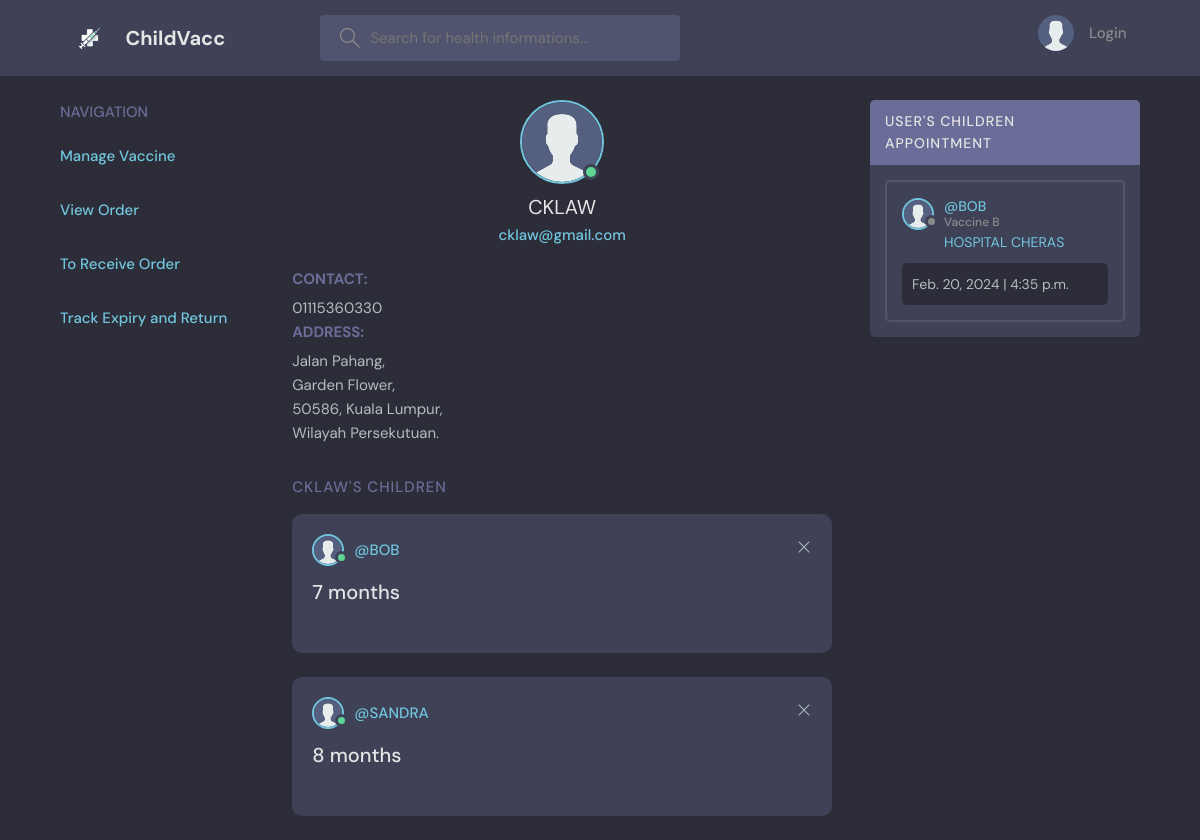
The app's page /profile-parent/10 with its own data.
### base/models.py (models this page shows, shortened)
class User(AbstractUser):
    email = models.EmailField(unique=True)
    username = models.CharField(max_length=150, unique=True)
    avatar = models.ImageField(null=True, default="avatar.svg")
    contact = models.CharField(max_length=12, null=True)
    address1 = models.CharField(max_length=30)
    address2 = models.CharField(max_length=30)
    postcode = models.CharField(max_length=5)
    city = models.CharField(max_length=30)
    state = models.CharField(max_length=20)
    class Types(models.TextChoices):
        PARENT = "PARENT", "Parent"
        HOSPITAL = "HOSPITAL", "Hospital"
        ADMIN = "ADMIN", "Admin"
        VACCINESUPPLIER = "VACCINESUPPLIER", "VaccineSupplier"
    type = models.CharField(max_length=50, choices=Types.choices, default=Types.ADMIN)
    class Status(models.TextChoices):
        APPROVED = "APPROVED", "Approved"
        PENDING = "PENDING", "Pending"
        RESTRICTED = "RESTRICTED", "Restricted"
    status = models.CharField(max_length=50, choices=Status.choices, default=Status.PENDING)
    class Meta:
        ordering = ['username']
    USERNAME_FIELD = 'email'
    REQUIRED_FIELDS = ['username', 'type']

class Child(models.Model):
    name = models.CharField(max_length=150)
    age = models.IntegerField(default=0)
    ic = models.CharField(max_length=12, unique=True)
    parent = models.ForeignKey(Parent, on_delete=models.CASCADE)
    avatar = models.ImageField(null=True, default="avatar.svg")
    class Meta:
        ordering = ['age', 'name']
    def __str__(self):
        return self.name

class Appointment(models.Model):
    hospitalvaccine = models.ForeignKey(HospitalVaccine, on_delete=models.CASCADE)
    child = models.ForeignKey(Child, on_delete=models.CASCADE)
    date = models.DateField()
    time = models.TimeField()
    class Status(models.TextChoices):
        SCHEDULED = "SCHEDULED", "Scheduled"
        VACCINATED = "VACCINATED", "Vaccinated"
    status = models.CharField(max_length=50, choices=Status.choices, default=Status.SCHEDULED)
    class Meta:
        ordering = ['date', 'time']

class HospitalVaccine(models.Model):
    hospital = models.ForeignKey(Hospital, on_delete=models.CASCADE)
    vaccine = models.ForeignKey(Vaccine, on_delete=models.CASCADE)
    stored = models.IntegerField()
    booked = models.IntegerField(default=0)
    expiry = models.DateField(null=True)
    class Status(models.TextChoices):
        TOSHIP = "TOSHIP", "ToShip"
        TORECEIVE = "TORECEIVE", "ToReceive"
        COMPLETED = "COMPLETED", "Completed"
        EXPIRED = "EXPIRED", "Expired"
    status = models.CharField(max_length=50, choices=Status.choices, default=Status.TOSHIP)
    class Meta:
        ordering = ['expiry', 'status', 'vaccine']

class Vaccine(models.Model):
    name = models.CharField(max_length=30)
    description = models.TextField(null=True, blank=True)
    startage = models.IntegerField()
    endage = models.IntegerField()
    def __str__(self):
        return self.name

### base/views.py (the view)
# urls.py: path('profile-parent/<str:pk>', views.parentProfilePage, name="profile-parent"),
def parentProfilePage(request, pk):
    user = User.objects.get(id=pk)
    appointments = None
    childs = Child.objects.filter(parent=user)
    appointments = Appointment.objects.filter(
        child__in=childs,
        status="SCHEDULED"
        )
    context = {'user': user, 'childs': childs, 'appointments': appointments}
    return render(request, 'base/profile_parent.html', context)

### base/templates/base/profile_parent.html (shortened to what this page needs)
{% extends 'main.html' %}
{% block content %}
  <main class="profile-page layout layout--3">
    <div class="container">
      {% if request.user.type == 'PARENT' %}
          {% include 'base/nav_parent.html' %}
      {% elif request.user.type == 'ADMIN' %}
          {% include 'base/nav_admin.html' %}
      {% elif request.user.type == 'HOSPITAL' %}
          {% include 'base/nav_hospital.html' %}
      {% else %}
          {% include 'base/nav_vaccinesupplier.html' %}
      {% endif %}
      <div class="roomList">
        <div class="profile">
          <div class="profile__avatar">
            <div class="avatar avatar--large active">
              <img src="{{user.avatar.url}}" />
            </div>
          </div>
          <div class="profile__info">
            <h3>{{user.username}}</h3>
            <p>{{user.email}}</p>
          </div>
          <div class="profile__about">
            <h3>Contact: </h3>
            <p>
              {{user.contact}}
            </p>
            <h3>Address: </h3>
            <p>{{user.address1}},</p>
            <p>{{user.address2}},</p>
            <p>{{user.postcode}}, {{user.city}},</p>
            <p>{{user.state}}.</p>
          </div>
        </div>
        <div class="roomList__header">
          <div>
            <h2>{{user.username}}'s Children</a>
            </h2>
          </div>
        </div>
        {% for child in childs %}
        <div class="roomListRoom">
            <div class="roomListRoom__header">
              <a href="{% url 'profile-child' child.id %}" class="roomListRoom__author">
                <div class="avatar avatar--small active">
                  <img src="{{child.avatar.url}}" />
                </div>
                <span>@{{child.name}}</span>
              </a>
              <div class="roomListRoom__actions">
                <a href="{% url 'delete-child' child.id %}">
                <svg version="1.1" xmlns="http://www.w3.org/2000/svg" width="32" height="32" viewBox="0 0 32 32">
                    <title>remove</title>
                    <path
                    d="M27.314 6.019l-1.333-1.333-9.98 9.981-9.981-9.981-1.333 1.333 9.981 9.981-9.981 9.98 1.333 1.333 9.981-9.98 9.98 9.98 1.333-1.333-9.98-9.98 9.98-9.981z"
                    ></path>
                </svg>
                </a>
            </div>
            </div>
            <div class="roomListRoom__content">
              <a>{{child.age}} months</a>
            </div>
        </div>
        {% endfor %}
      </div>
      {% include 'base/view_appointment_parent.html' %}
    </div>
  </main>
{% endblock content %}

### base/templates/base/view_appointment_parent.html
<div class="activities">
    <div class="activities__header">
        {% if request.user.is_authenticated %}
            <h2>{{user.username}}'s Children Appointment</h2>
        {% else %}
            <h2>User's Children Appointment</h2>
        {% endif %}
    </div>
    {% for appointment in appointments %}
    <div class="activities__box">
        <div class="activities__boxHeader roomListRoom__header">
        <a href="{% url 'profile-child' appointment.child.id %}" class="roomListRoom__author">
            <div class="avatar avatar--small">
            <img src="{{appointment.child.avatar.url}}" />
            </div>
            <p>
            @{{appointment.child}}
            <span>Vaccine {{appointment.hospitalvaccine.vaccine}}</span>
            </p>
        </a>
        </div>
        <div class="activities__boxContent">
        <p><a href="{% url 'profile-hospital' appointment.hospitalvaccine.hospital.id %}">HOSPITAL {{appointment.hospitalvaccine.hospital.username}}</a></p>
        <div class="activities__boxRoomContent">
            {{appointment.date}} | {{appointment.time}}
        </div>
        </div>
    </div>
    {% endfor %}
</div>

### static/styles/style.css (style rules this page uses)
:root { --color-main: #71c6dd; --color-main-light: #e1f6fb; --color-dark: #3f4156; --color-dark-medium: #51546e; --color-dark-light: #696d97; --color-light: #e5e5e5; --color-gray: #8b8b8b; --color-light-gray: #b2bdbd; --color-bg: #2d2d39; --color-success: #5dd693; --color-error: #fc4b0b; }
* { font-family: "DM Sans", -apple-system, BlinkMacSystemFont, "Segoe UI", Roboto, Oxygen, Ubuntu, Cantarell, "Open Sans", "Helvetica Neue", sans-serif; margin: 0; padding: 0; box-sizing: border-box; text-rendering: optimizeLegibility; font-size: inherit; }
html { font-size: 56.25%; }
@media only screen and (min-width: 1200px) { html { font-size: 62.5%; } }
body { line-height: 1.6; font-weight: 400; font-size: 1.5rem; color: var(--color-light-gray); background-color: var(--color-bg); min-height: 100vh; }
img { width: 100%; }
a { display: inline-block; color: var(--color-main); text-decoration: none; }
.container { max-width: 120rem; width: 90%; margin: auto; }
.avatar { position: relative; display: inline-block; border-radius: 50%; border: 2px solid var(--color-main); }
.avatar img { display: block; border-radius: 50%; object-fit: cover; object-position: center; }
.avatar::after { content: ""; display: block; position: absolute; background-color: var(--color-gray); z-index: 111; border-radius: 50%; border: 0.3rem solid var(--color-dark); }
.avatar.active::after { background-color: var(--color-success); }
.avatar.avatar--small img { width: 2.8rem; height: 2.8rem; }
.avatar.avatar--small:after { width: 0.7rem; height: 0.7rem; bottom: 0px; right: -6px; }
.avatar.avatar--large img { display: block; width: 8rem; height: 8rem; border-radius: 50%; }
.avatar.avatar--large:after { width: 1rem; height: 1rem; bottom: 2px; right: 3.5px; }
.layout { margin-top: 2.4rem; }
.layout > .container { display: flex; justify-content: space-between; align-items: flex-start; }
.layout--3 > .container > div:nth-child(2) { flex-basis: 50%; }
.layout--3 > .container > div:last-child { flex-basis: 25%; }
.roomList__header { display: flex; justify-content: space-between; align-items: center; margin-bottom: 2.4rem; }
.roomList__header h2 { text-transform: uppercase; font-weight: 500; color: var(--color-light); letter-spacing: 1px; }
.roomListRoom { margin-bottom: 2.4rem; background-color: var(--color-dark); border-radius: 1rem; padding: 2rem; }
.roomListRoom__header { display: flex; justify-content: space-between; align-items: center; }
.roomListRoom__author { font-weight: 500; display: flex; align-items: center; gap: 1rem; }
.roomListRoom__actions { display: flex; align-items: flex-start; gap: 1rem; position: relative; }
.roomListRoom__actions svg { fill: var(--color-main); width: 1.6rem; height: 1.6rem; }
.roomListRoom__content { margin: 1rem 0; }
.roomListRoom__content a { font-size: 2rem; font-weight: 500; margin-bottom: 1.5rem; color: var(--color-light); transition: all 0.3s ease-in-out; }
.activities { background: var(--color-dark); border-radius: 5px; overflow: hidden; }
.activities__header h2 { background-color: var(--color-dark-light); text-transform: uppercase; font-weight: 500; padding: 1rem 1.5rem; color: var(--color-light); letter-spacing: 1px; font-size: 1.4rem; }
.activities__box { margin: 1.5rem; padding: 1.5rem; border: 2px solid var(--color-dark-medium); border-radius: 5px; }
.activities__boxHeader p { font-size: 1.4rem; line-height: 1.3; }
.activities__boxHeader p span { color: var(--color-gray); font-size: 1.2rem; display: block; }
.activities__boxContent { margin-left: 4.2rem; }
.activities__boxContent { font-size: 1.4rem; }
.activities__boxRoomContent { background: var(--color-bg); padding: 1rem; border-radius: 5px; margin-top: 1rem; margin-left: -4.2rem; }
.roomListRoom__actions svg { fill: var(--color-light-gray); }
.profile { margin-bottom: 3rem; }
.profile__avatar { text-align: center; }
.profile__info { text-align: center; }
.profile__info h3 { font-size: 2rem; color: var(--color-light); font-weight: 400; }
.profile__info p { color: var(--color-main); font-weight: 500; margin-bottom: 1rem; }
.profile__about { margin-top: 2rem; }
.profile__about h3 { text-transform: uppercase; color: var(--color-dark-light); margin-bottom: 0.5rem; }
.profile-page .roomList__header { margin-bottom: 1.5rem; }
.profile-page .roomList__header h2 { color: var(--color-dark-light); }

### records on screen
User: avatar (placeholder picture), username "CKLAW", email "cklaw@gmail.com", contact "01115360330", address1 "Jalan Pahang", address2 "Garden Flower", postcode "50586", city "Kuala Lumpur", state "Wilayah Persekutuan"
Child: avatar (placeholder picture), name "BOB", age "7"
Child: avatar (placeholder picture), name "SANDRA", age "8"
Appointment: child.avatar (placeholder picture), child "BOB", hospitalvaccine.vaccine "B", hospitalvaccine.hospital.username "CHERAS", date "Feb. 20, 2024", time "4:35 p.m."
